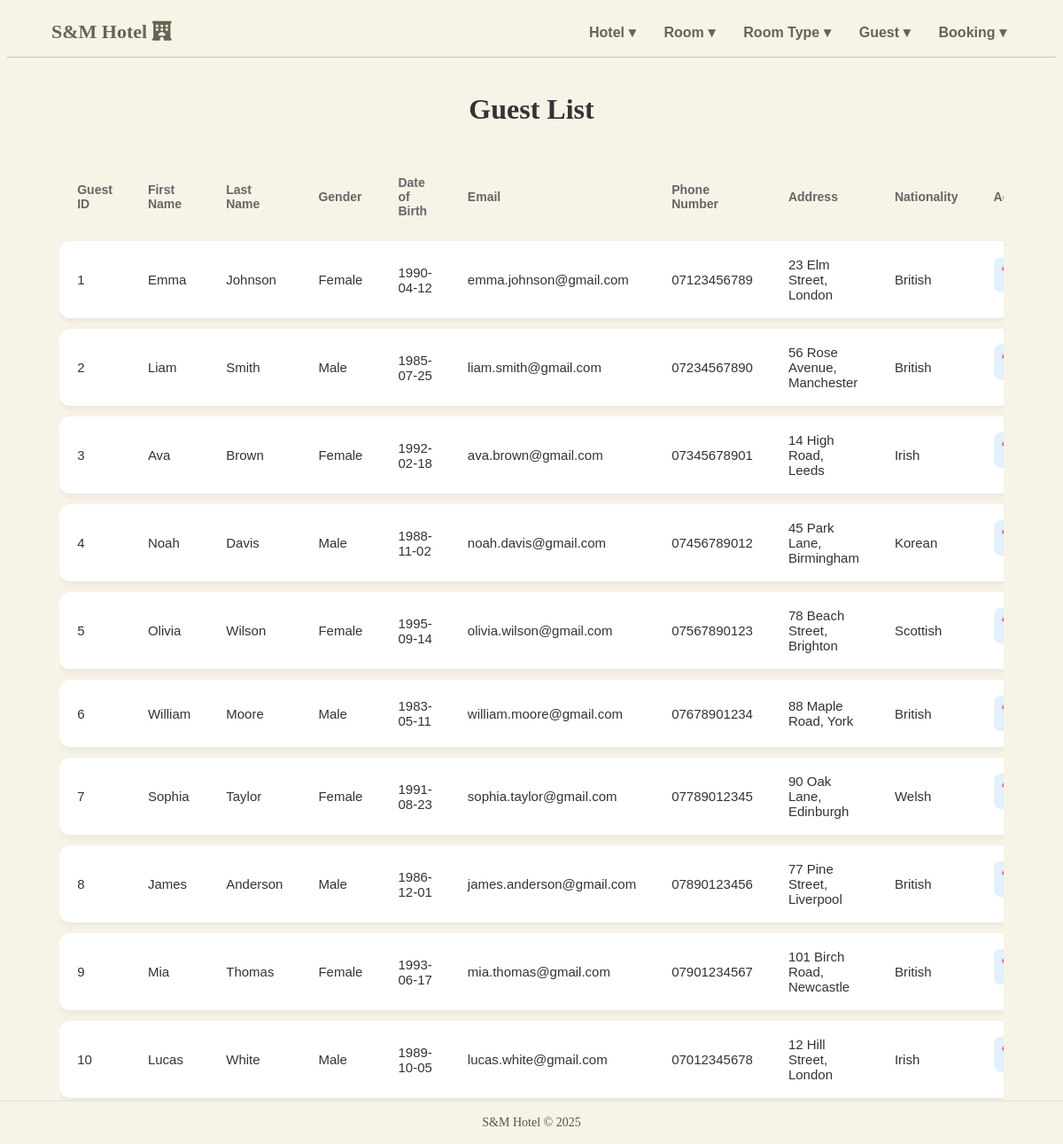
Page /viewguest.php on the committed database.
### tables this page shows
CREATE TABLE Guest (
    GuestID INTEGER NOT NULL PRIMARY KEY AUTOINCREMENT,
    GuestF_Name TEXT NOT NULL,
    GuestL_Name TEXT NOT NULL,
    Gender TEXT,
    DateOfBirth DATE,
    Email TEXT UNIQUE,
    Phnumber TEXT,
    Address TEXT,
    Nationality TEXT
);

### viewguest.php (the view, shortened to what this page needs)
<!DOCTYPE html>
<html lang="en">
<head>
    <link rel="stylesheet" href="style.css" />
</head>
<body class="bgc">
    <?php
    include("navbar.php");
    ?>
 <div class="hview">
        <h2 class="hviewtitle">Guest List</h2>
        <div class="htablee">
            <table class="htable">
                <thead>
                    <tr>
                        <th>Guest ID</th>
                        <th>First Name</th>
                        <th>Last Name</th>
                        <th>Gender</th>
                        <th>Date of Birth</th>
                        <th>Email</th>
                        <th>Phone Number</th>
                        <th>Address</th>
                        <th>Nationality</th>
                        <th class="actions-col">Actions</th>
                    </tr>
                </thead>
                <tbody>
                    <?php
                        $db = new SQLite3('S&MHotel.db');
                        $query = "SELECT * FROM Guest";
                        $result = $db->query($query);
                        while ($row = $result->fetchArray(SQLITE3_ASSOC)) {
                            $gid  = $row['GuestID'];
                            $fn   = $row['GuestF_Name'];
                            $ln   = $row['GuestL_Name'];
                            $sex  = $row['Gender'];
                            $dob  = $row['DateOfBirth'];
                            $mail = $row['Email'];
                            $ph   = $row['Phnumber'];
                            $addr = $row['Address'];
                            $nat  = $row['Nationality'];
                            echo "
                            <tr class='hotel-row'>
                                <td>$gid</td>
                                <td>$fn</td>
                                <td>$ln</td>
                                <td>$sex</td>
                                <td>$dob</td>
                                <td>$mail</td>
                                <td>$ph</td>
                                <td>$addr</td>
                                <td>$nat</td>
                                <td class='action-buttons'>
                                    <a class='edit-btn' href='updateguest.php?id=$gid'>✏️</a>
                                    <a class='delete-btn' href='deleteguest.php?id=$gid'>🗑️</a>
                                </td>
                            </tr>
                            ";
                        }
                    ?>
                </tbody>
            </table>
        </div>
    </div>
</body>
<footer class="footer">
    S&amp;M Hotel © 2025
</footer>
</html>

### navbar.php (shortened to what this page needs)
<!DOCTYPE html>
<html lang="en">
<head>
  <link rel="stylesheet" type= "text/css" href="https://cdnjs.cloudflare.com/ajax/libs/font-awesome/6.5.1/css/all.min.css">
  <link rel="stylesheet" href="style.css" />
</head>
<body class="bgColor">
 <header class="nav">
  <div class="logo">S&M Hotel <i class="fa-solid fa-hotel"></i></div>
  <nav class="menu">
    <div class="dropdown">
      <button class="dropbtn">Hotel ▾</button>
    </div>
    <div class="dropdown">
      <button class="dropbtn">Room ▾</button>
    </div>
    <div class="dropdown">
      <button class="dropbtn">Room Type ▾</button>
    </div>
    <div class="dropdown">
      <button class="dropbtn">Guest ▾</button>
    </div>
    <div class="dropdown">
      <button class="dropbtn">Booking ▾</button>
    </div>
  </nav>
</header>
</body>

### style.css (style rules this page uses)
.nav { background: #f7f3e7; padding: 15px 50px; display: flex; justify-content: space-between; align-items: center; border-bottom: 1px solid #d4c7a9; font-family: Georgia, serif; }
.bgc { background-color: #f7f3e7; }
.logo { font-size: 22px; font-weight: bold; color: #676450; }
.menu { display: flex; gap: 20px; }
.dropdown { position: relative; display: inline-block; }
.dropbtn { background: none; border: none; font-size: 16px; color: #676450; font-weight: 600; cursor: pointer; }
.hview { width: 90%; margin: 40px auto; }
.hviewtitle { text-align: center; font-size: 32px; margin-bottom: 30px; color: #333; font-weight: 600; }
.htablee { overflow-x: auto; }
.htable { width: 100%; border-collapse: separate; border-spacing: 0 12px; font-family: Arial, sans-serif; }
.htable thead tr th { text-align: left; padding: 14px 20px; font-size: 14px; color: #666; font-weight: 600; }
.hotel-row { background: #fff; box-shadow: 0 3px 10px rgba(0,0,0,0.06); border-radius: 12px; }
.hotel-row td { padding: 18px 20px; font-size: 15px; color: #333; }
.hotel-row td:first-child { border-radius: 12px 0 0 12px; }
.hotel-row td:last-child { border-radius: 0 12px 12px 0; }
.actions-col { text-align: center; }
.action-buttons { display: flex; gap: 15px; justify-content: center; }
.edit-btn, .delete-btn { text-decoration: none; font-size: 20px; padding: 8px; border-radius: 8px; transition: 0.2s; }
.edit-btn { background: #e2f0ff; }
.footer { width: 100%; text-align: center; padding: 16px 0; font-size: 14px; color: #555; border-top: 1px solid #e0e0e0; background-color: #f7f3e7; position: fixed; bottom: 0; left: 0; }

### rows in the picture
guest: GuestID "1", GuestF_Name "Emma", GuestL_Name "Johnson", Gender "Female", DateOfBirth "1990-04-12", Email "emma.johnson@gmail.com", Phnumber "07123456789", Address "23 Elm Street, London", Nationality "British"
guest: GuestID "2", GuestF_Name "Liam", GuestL_Name "Smith", Gender "Male", DateOfBirth "1985-07-25", Email "liam.smith@gmail.com", Phnumber "07234567890", Address "56 Rose Avenue, Manchester", Nationality "British"
guest: GuestID "3", GuestF_Name "Ava", GuestL_Name "Brown", Gender "Female", DateOfBirth "1992-02-18", Email "ava.brown@gmail.com", Phnumber "07345678901", Address "14 High Road, Leeds", Nationality "Irish"
guest: GuestID "4", GuestF_Name "Noah", GuestL_Name "Davis", Gender "Male", DateOfBirth "1988-11-02", Email "noah.davis@gmail.com", Phnumber "07456789012", Address "45 Park Lane, Birmingham", Nationality "Korean"
guest: GuestID "5", GuestF_Name "Olivia", GuestL_Name "Wilson", Gender "Female", DateOfBirth "1995-09-14", Email "olivia.wilson@gmail.com", Phnumber "07567890123", Address "78 Beach Street, Brighton", Nationality "Scottish"
guest: GuestID "6", GuestF_Name "William", GuestL_Name "Moore", Gender "Male", DateOfBirth "1983-05-11", Email "william.moore@gmail.com", Phnumber "07678901234", Address "88 Maple Road, York", Nationality "British"
guest: GuestID "7", GuestF_Name "Sophia", GuestL_Name "Taylor", Gender "Female", DateOfBirth "1991-08-23", Email "sophia.taylor@gmail.com", Phnumber "07789012345", Address "90 Oak Lane, Edinburgh", Nationality "Welsh"
guest: GuestID "8", GuestF_Name "James", GuestL_Name "Anderson", Gender "Male", DateOfBirth "1986-12-01", Email "james.anderson@gmail.com", Phnumber "07890123456", Address "77 Pine Street, Liverpool", Nationality "British"
guest: GuestID "9", GuestF_Name "Mia", GuestL_Name "Thomas", Gender "Female", DateOfBirth "1993-06-17", Email "mia.thomas@gmail.com", Phnumber "07901234567", Address "101 Birch Road, Newcastle", Nationality "British"
guest: GuestID "10", GuestF_Name "Lucas", GuestL_Name "White", Gender "Male", DateOfBirth "1989-10-05", Email "lucas.white@gmail.com", Phnumber "07012345678", Address "12 Hill Street, London", Nationality "Irish"
